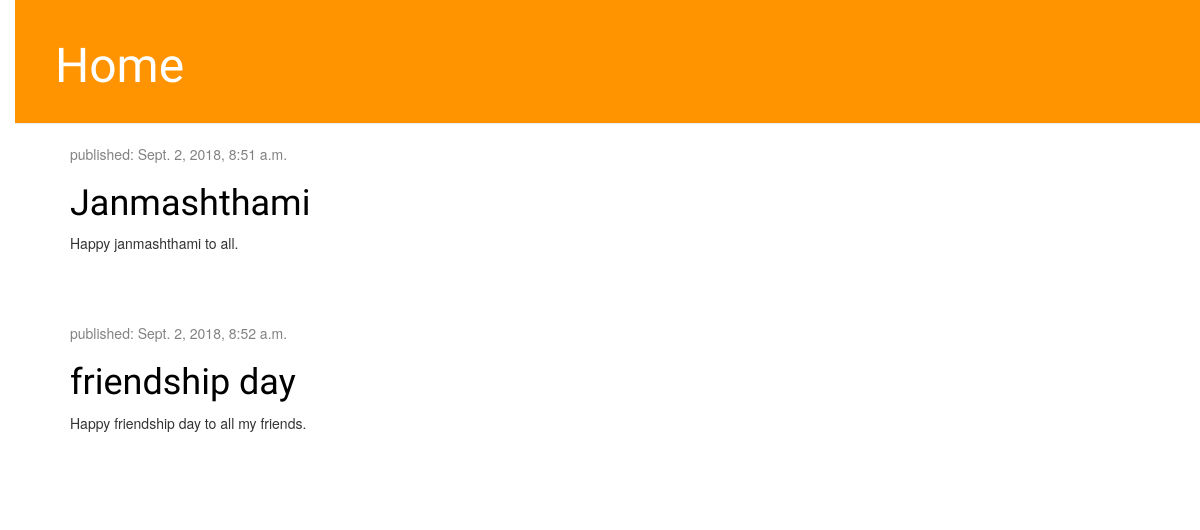
The app's page /, older data.
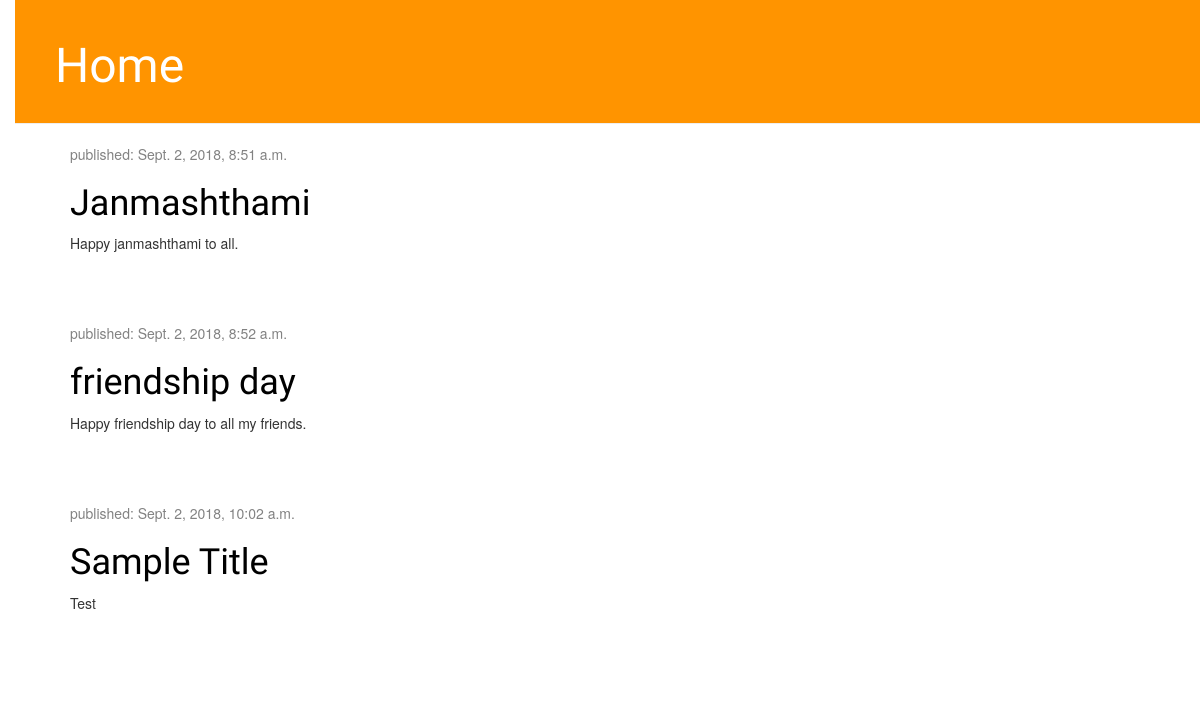
The same page, newer data.
### blog/models.py (models this page shows, shortened)
class Post(models.Model):
    author = models.ForeignKey('auth.User', on_delete=models.CASCADE)
    title = models.CharField(max_length=200)
    text = models.TextField()
    created_date = models.DateTimeField(default=timezone.now)
    published_date = models.DateTimeField(blank=True, null=True)

### blog/views.py (the view)
# urls.py: path('',views.post_list,name='post_list'),
def post_list(request):
	posts = Post.objects.filter(published_date__lte=timezone.now()).order_by('published_date')
	return render(request,'blog/post_list.html',{'posts':posts})

### blog/templates/blog/post_list.html
{% extends 'blog/base.html' %}
{% block content %}
	<div class="content container">
    <div class="row">
        <div class="col-md-8">
            {% for post in posts %}
                <div class="post">
                    <div class="date">
                        <p>published: {{ post.published_date }}</p>
                    </div>
                    <h1><a href="{% url 'post_detail' pk=post.pk %}">{{ post.title }}</a></h1>
                    <p>{{ post.text|linebreaksbr }}</p>
                </div>
            {% endfor %}
        </div>
    </div>
</div>
{% endblock %}

Row changes from the older to the newer data that the page shows:
added Post: published_date "Sept. 2, 2018, 10:02 a.m.", title "Sample Title", text "Test"
